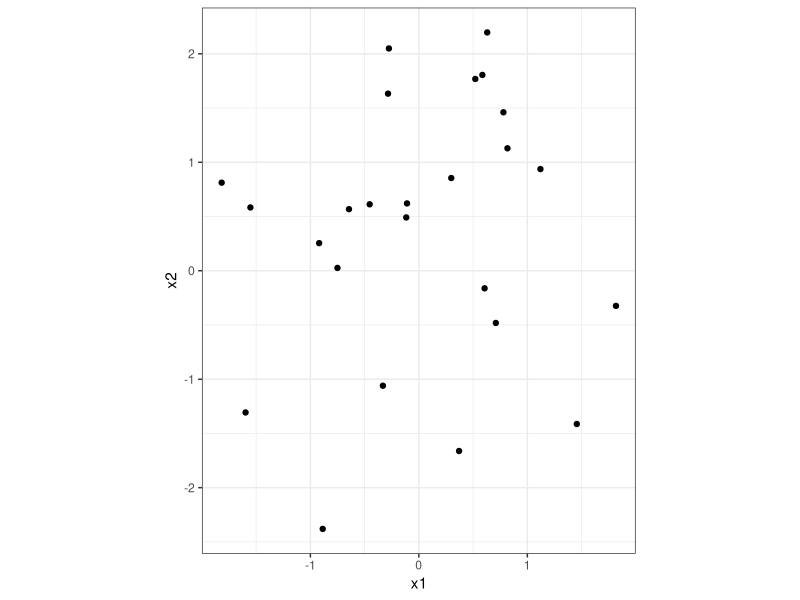
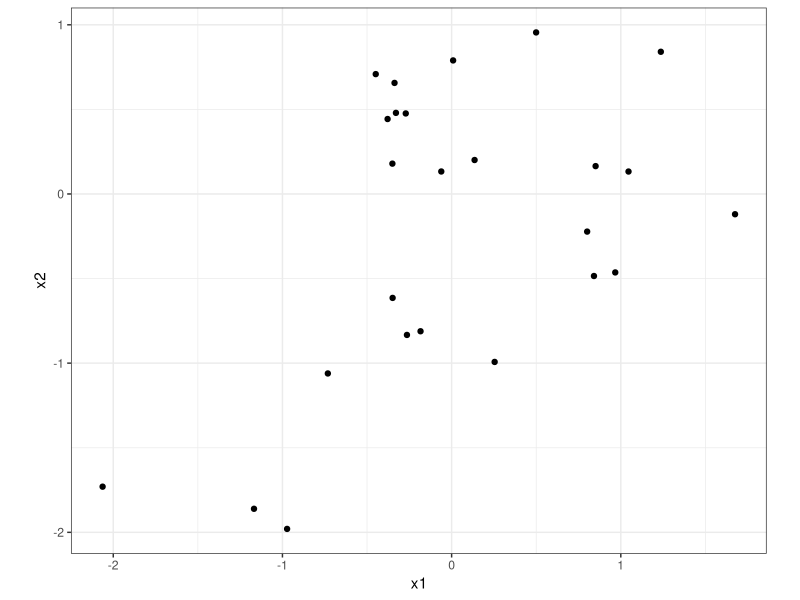
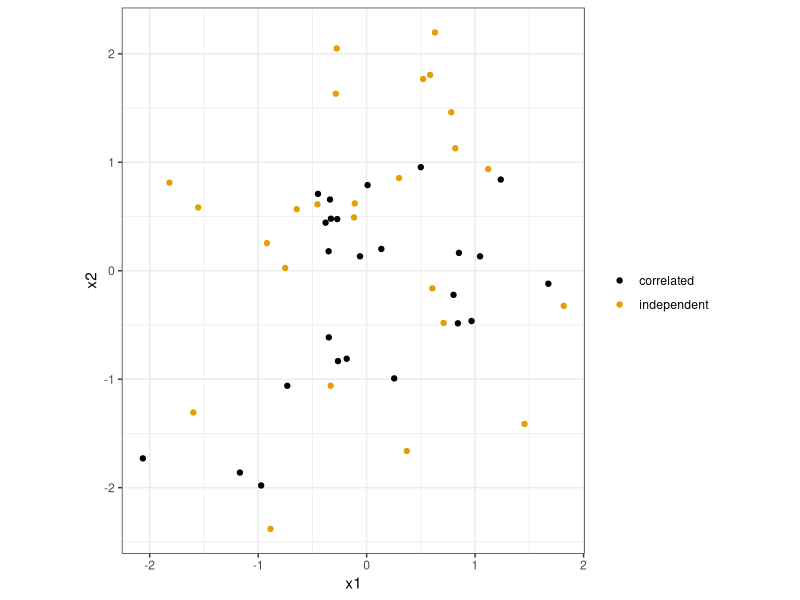
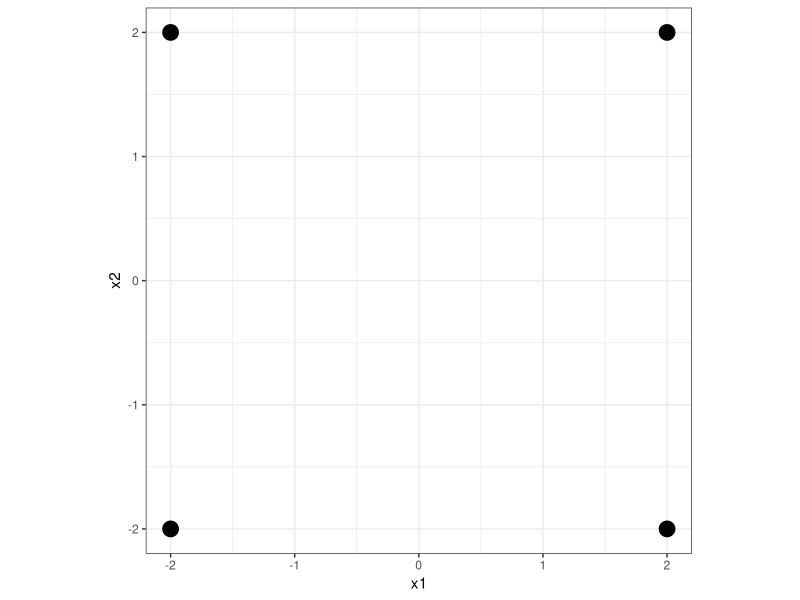
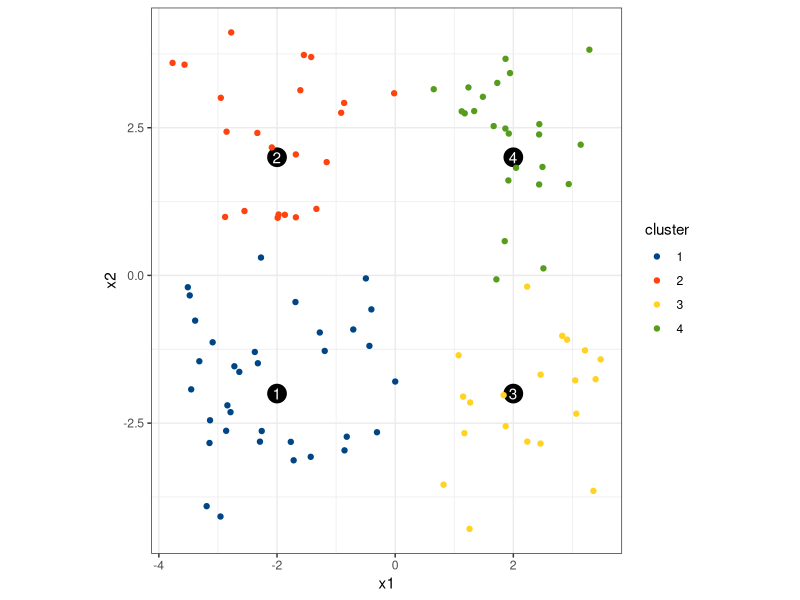
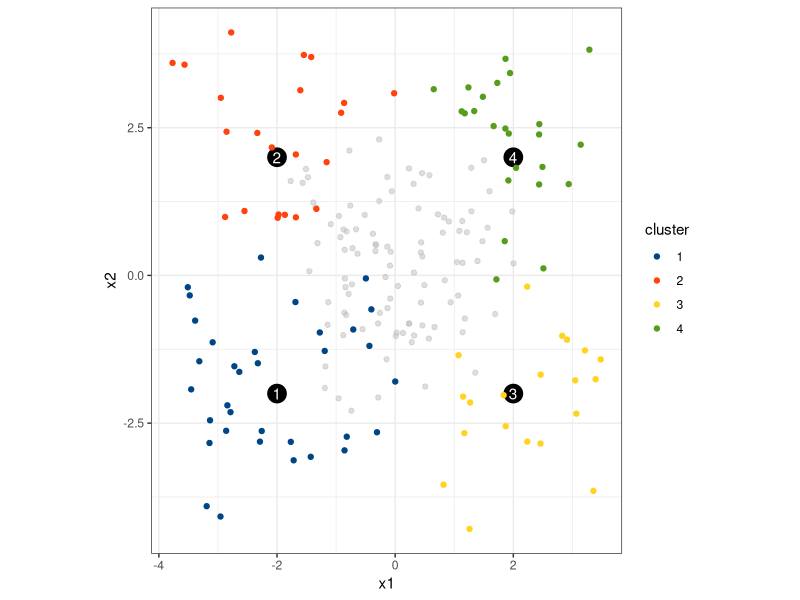
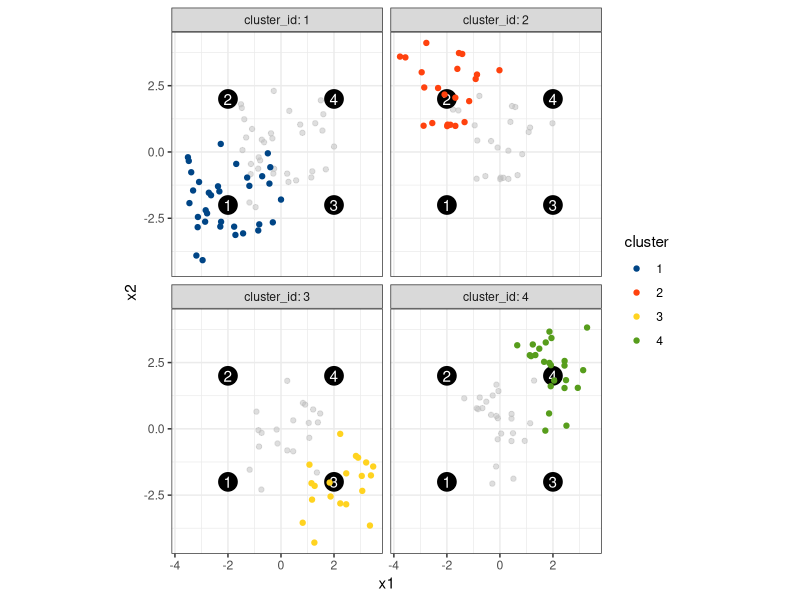

Source code (R) for these figures, in order:
### practice generating random spatial locations

### rnorm, rbeta, rbinom, MASS::mvrnorm

library(dplyr)
library(ggplot2)

### generating standard normals -- for LOCATIONS/POSITIONS

set.seed(12345)
x1 <- rnorm(25)
x2 <- rnorm(25)

df <- tibble::tibble(x1 = x1, x2 = x2)

df %>% 
  ggplot(mapping = aes(x = x1, y = x2)) +
  geom_point() +
  coord_equal() +
  theme_bw()

### correlated positions -- define a covariance matrix
rho_cor <- 0.55
Kmat <- matrix(c(1, rho_cor, rho_cor, 1), nrow = 2)

Kmat

### use the MASS::mvrnom() function to generate correlated random variables
set.seed(765543)
df2 <- MASS::mvrnorm(n = 25, mu = c(0, 0), Sigma = Kmat)

df2 <- df2 %>% 
  as.data.frame() %>% 
  tbl_df() %>% 
  purrr::set_names(c("x1", "x2"))

df2

df2 %>% 
  ggplot(mapping = aes(x = x1, y = x2)) +
  geom_point() +
  coord_equal() +
  theme_bw()

### comprae the standard independent normals with the correlated variables
df %>% mutate(type = "independent") %>% 
  bind_rows(df2 %>% mutate(type = "correlated")) %>% 
  ggplot(mapping = aes(x = x1, y = x2)) +
  geom_point(mapping = aes(color = type)) +
  ggthemes::scale_color_colorblind("") +
  coord_equal() +
  theme_bw()

### what's going on behind the scenes when generating correlated guassians?

### compute the cholesky decomposition
Umat <- chol(Kmat)

Umat

all.equal(Kmat, t(Umat) %*% Umat)

### generate random gaussians with non-zero means and non-unity variance
set.seed(7617)
rnorm(n = 7)

set.seed(7617)
rnorm(n = 7, mean = 15, sd = 3)

### to generate random draws from an arbitrary Gaussian, we generate
### random standard normals then rescale

set.seed(7617)
zr <- rnorm(n = 7)

zr

### multiply by the standard deviation
3 * zr

### add back in the means
3 * zr + 15

### consider the multivariabte normal with uncorrelated variables
### with marginal variances of 4
Kind <- matrix(c(4, 0, 0, 4), nrow = 2)

Kind

Uind <- chol(Kind)

Uind

### generate random draws from the correlated gaussian using the
### covariance matrix

set.seed(9878)
B1 <- MASS::mvrnorm(n = 1, mu = c(0, 0), Sigma = Kmat)

B1

set.seed(9878)
MASS::mvrnorm(n = 1, mu = c(0, 0), Sigma = Kmat)

### use the cholesky decomposition, by first generating the independent
### z-scores
diag(2)

set.seed(9878)
Z1 <- rnorm(n = 2)
# Z1 <- MASS::mvrnorm(n = 1, mu = c(0, 0), Sigma = diag(2))

Z1

### convert from the independent z-scores to the dependent variables
### (original variables that are related to each other)
X1 <- as.vector(t(Umat) %*% as.matrix(Z1))

X1

### another way to consider, instead of just correlation, we could think
### of distinct groups or clusters
d <- 1:4

did <- tibble::tibble(
  id = d,
  x1 = c(-2, -2, 2, 2),
  x2 = c(-2, 2, -2, 2)
)

did %>% 
  ggplot(mapping = aes(x = x1, y = x2)) +
  geom_point(size = 5) +
  coord_equal() +
  theme_bw()

### standard normals around each cluster
set.seed(71231)
x1_a <- rnorm(n = 100)
x2_a <- rnorm(n = 100)

### how do we assign groupings?
set.seed(546123)
### random cluster assignments
group_ids <- sample(1:4, size = 100, replace = TRUE)

group_ids

### cluster centers
centers_x1 <- did$x1
centers_x2 <- did$x2

x1_results <- x1_a + centers_x1[group_ids]

x2_results <- x2_a + centers_x2[group_ids]

### replicate the centers for each group
centers_x1

group_ids

centers_x1[group_ids]

### combine the x1 and x2 positions for the randomly generated locations by clusters
df_clusters <- tibble::tibble(
  x1 = x1_results,
  x2 = x2_results,
  cluster_id = group_ids
)

df_clusters %>% 
  ggplot(mapping = aes(x = x1, y = x2)) +
  geom_point(data = did, size = 6) +
  geom_text(data = did, mapping = aes(label = id), 
            color = "white") +
  geom_point(mapping = aes(color = as.factor(cluster_id))) +
  ggthemes::scale_color_calc("cluster") +
  coord_equal() +
  theme_bw()

### include the original standard normal draws as grey points
df_clusters %>% 
  ggplot(mapping = aes(x = x1, y = x2)) +
  geom_point(data = tibble::tibble(x1 = x1_a, x2 = x2_a),
             color = "grey", alpha = 0.5) +
  geom_point(data = did, size = 6) +
  geom_text(data = did, mapping = aes(label = id), 
            color = "white") +
  geom_point(mapping = aes(color = as.factor(cluster_id))) +
  ggthemes::scale_color_calc("cluster") +
  coord_equal() +
  theme_bw()

### separate by the random cluster assignment
df_clusters %>% 
  ggplot(mapping = aes(x = x1, y = x2)) +
  geom_point(data = tibble::tibble(x1 = x1_a, x2 = x2_a, cluster_id = group_ids),
             color = "grey", alpha = 0.5) +
  geom_point(data = did, size = 6) +
  geom_text(data = did, mapping = aes(label = id), 
            color = "white") +
  geom_point(mapping = aes(color = as.factor(cluster_id))) +
  facet_wrap(~cluster_id, labeller = "label_both") +
  ggthemes::scale_color_calc("cluster") +
  coord_equal() +
  theme_bw()
  